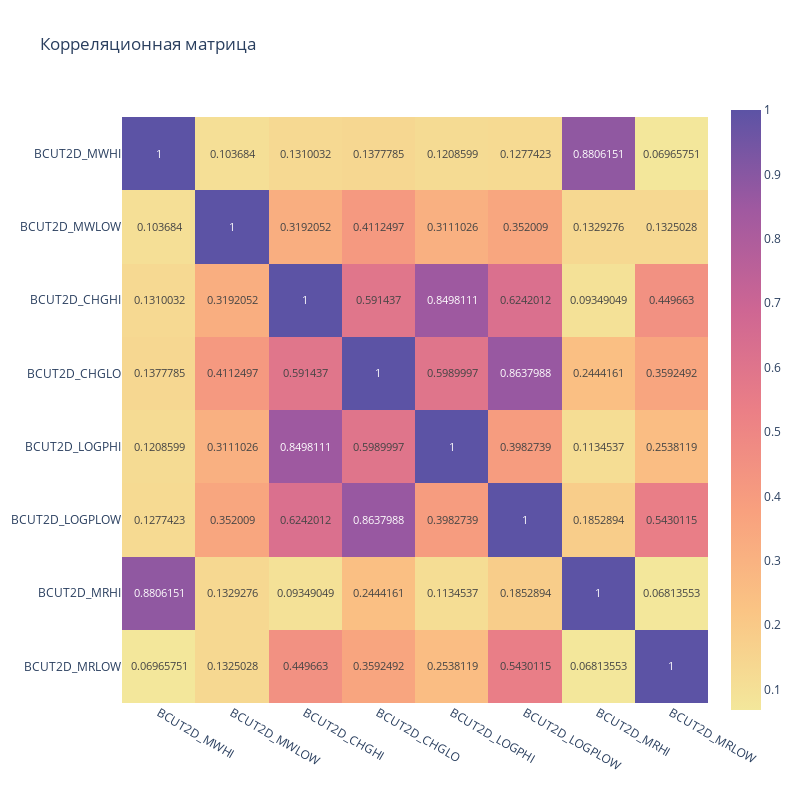

Write notebook code for a chart like this one.
### Markdown cell above
### **Электронные дескрипторы**

### Code cell
corr_matrix = df.filter(like='BCUT2D').corr().abs()

fig_C = px.imshow(corr_matrix, 
                text_auto=True,  # отображение значений на карте
                color_continuous_scale='sunset', 
                title='Корреляционная матрица',
                width=800,
                height=800
               )


fig_C.show()

### Figure 1 — Plotly figure (JSON) as saved in the notebook; plotly's stock layout.template omitted (floating-point values rounded to 4 significant figures)
{"data": [{"coloraxis": "coloraxis", "hovertemplate": "x: %{x}<br>y: %{y}<br>color: %{z}<extra></extra>", "name": "0", "texttemplate": "%{z}", "type": "heatmap", "x": ["BCUT2D_MWHI", "BCUT2D_MWLOW", "BCUT2D_CHGHI", "BCUT2D_CHGLO", "BCUT2D_LOGPHI", "BCUT2D_LOGPLOW", "BCUT2D_MRHI", "BCUT2D_MRLOW"], "xaxis": "x", "y": ["BCUT2D_MWHI", "BCUT2D_MWLOW", "BCUT2D_CHGHI", "BCUT2D_CHGLO", "BCUT2D_LOGPHI", "BCUT2D_LOGPLOW", "BCUT2D_MRHI", "BCUT2D_MRLOW"], "yaxis": "y", "z": [[1.0, 0.1037, 0.131, 0.1378, 0.1209, 0.1277, 0.8806, 0.06966], [0.1037, 1.0, 0.3192, 0.4112, 0.3111, 0.352, 0.1329, 0.1325], [0.131, 0.3192, 1.0, 0.5914, 0.8498, 0.6242, 0.09349, 0.4497], [0.1378, 0.4112, 0.5914, 1.0, 0.599, 0.8638, 0.2444, 0.3592], [0.1209, 0.3111, 0.8498, 0.599, 1.0, 0.3983, 0.1135, 0.2538], [0.1277, 0.352, 0.6242, 0.8638, 0.3983, 1.0, 0.1853, 0.543], [0.8806, 0.1329, 0.09349, 0.2444, 0.1135, 0.1853, 1.0, 0.06814], [0.06966, 0.1325, 0.4497, 0.3592, 0.2538, 0.543, 0.06814, 1.0]]}], "layout": {"coloraxis": {"colorscale": [[0, "rgb(243, 231, 155)"], [0.1667, "rgb(250, 196, 132)"], [0.3333, "rgb(248, 160, 126)"], [0.5, "rgb(235, 127, 134)"], [0.6667, "rgb(206, 102, 147)"], [0.8333, "rgb(160, 89, 160)"], [1, "rgb(92, 83, 165)"]]}, "height": 800, "title": {"text": "Корреляционная матрица"}, "width": 800, "xaxis": {"anchor": "y", "constrain": "domain", "domain": [0, 1], "scaleanchor": "y"}, "yaxis": {"anchor": "x", "autorange": "reversed", "constrain": "domain", "domain": [0, 1]}}}
